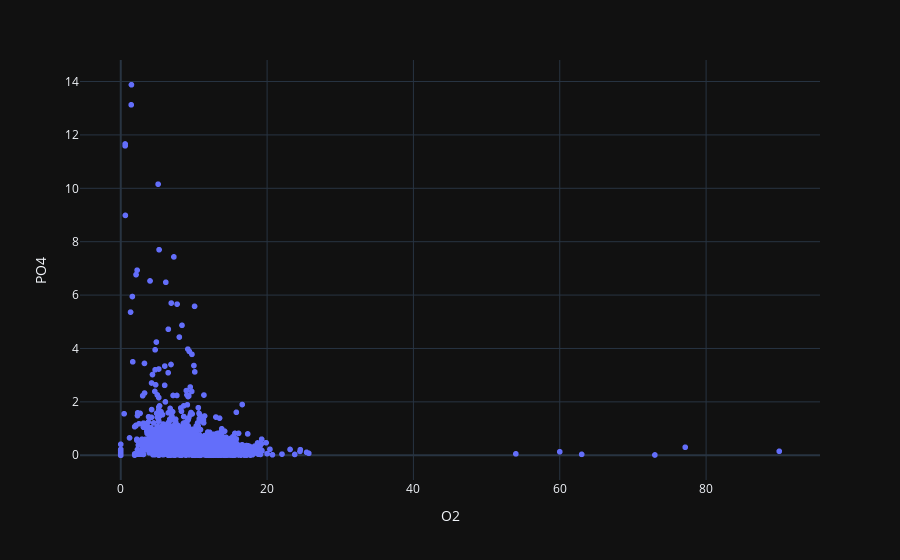

Here is the notebook cell this chart was saved with:
### Code cell
fig = px.scatter(df,x = "O2",y="PO4",template= "plotly_dark")
fig.show()

### Figure 1 — Plotly figure (JSON) as saved in the notebook; plotly's stock layout.template omitted (floating-point values rounded to 4 significant figures; data arrays with more than 128 entries replaced by an {"elided": "..."} marker saying what was removed)
{"data": [{"hovertemplate": "O2=%{x}<br>PO4=%{y}<extra></extra>", "legendgroup": "", "marker": {"color": "#636efa", "symbol": "circle"}, "mode": "markers", "name": "", "showlegend": false, "type": "scattergl", "x": {"elided": "2861 float values"}, "xaxis": "x", "y": {"elided": "2861 float values"}, "yaxis": "y"}], "layout": {"autosize": true, "legend": {"tracegroupgap": 0}, "margin": {"t": 60}, "xaxis": {"anchor": "y", "autorange": true, "domain": [0, 1], "range": [-5.446, 95.45], "title": {"text": "O2"}, "type": "linear"}, "yaxis": {"anchor": "x", "autorange": true, "domain": [0, 1], "range": [-1.075, 14.95], "title": {"text": "PO4"}, "type": "linear"}}}
